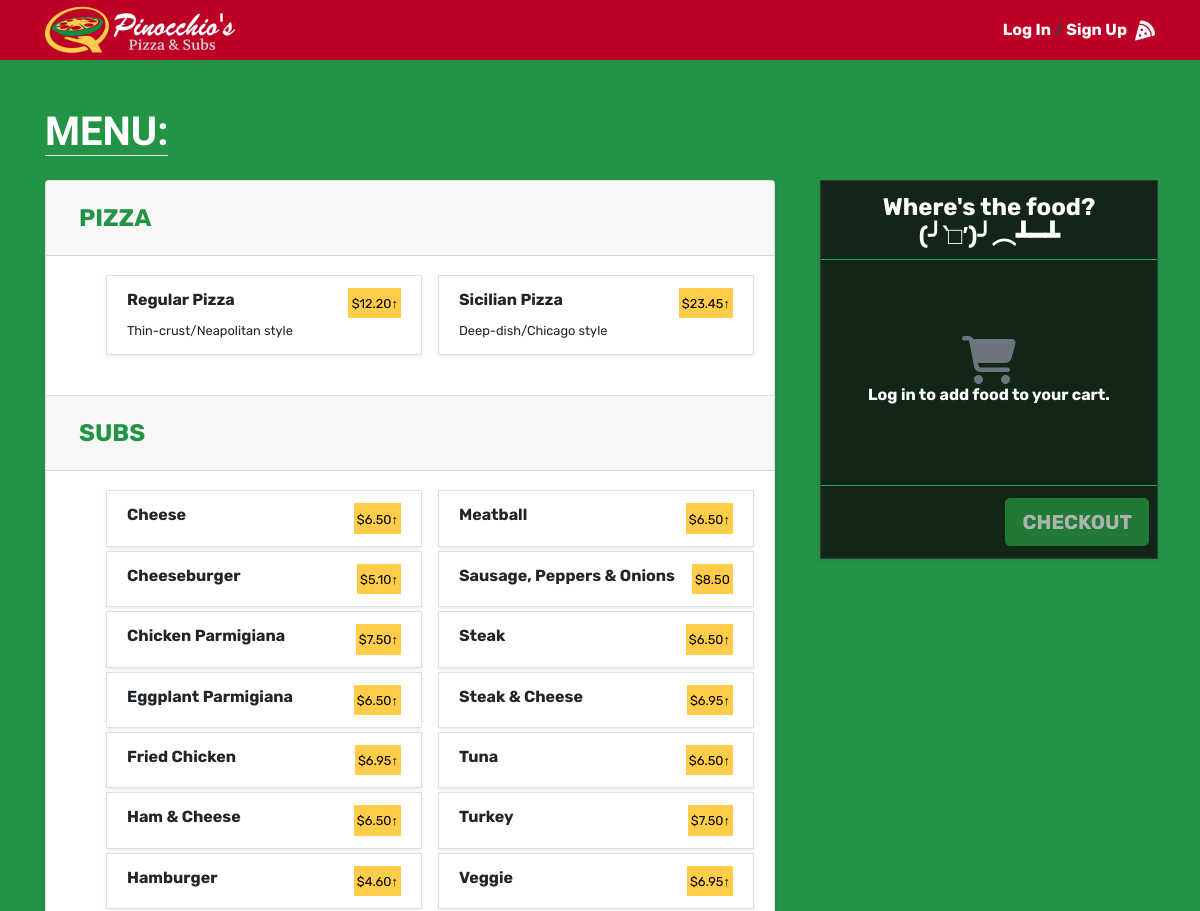
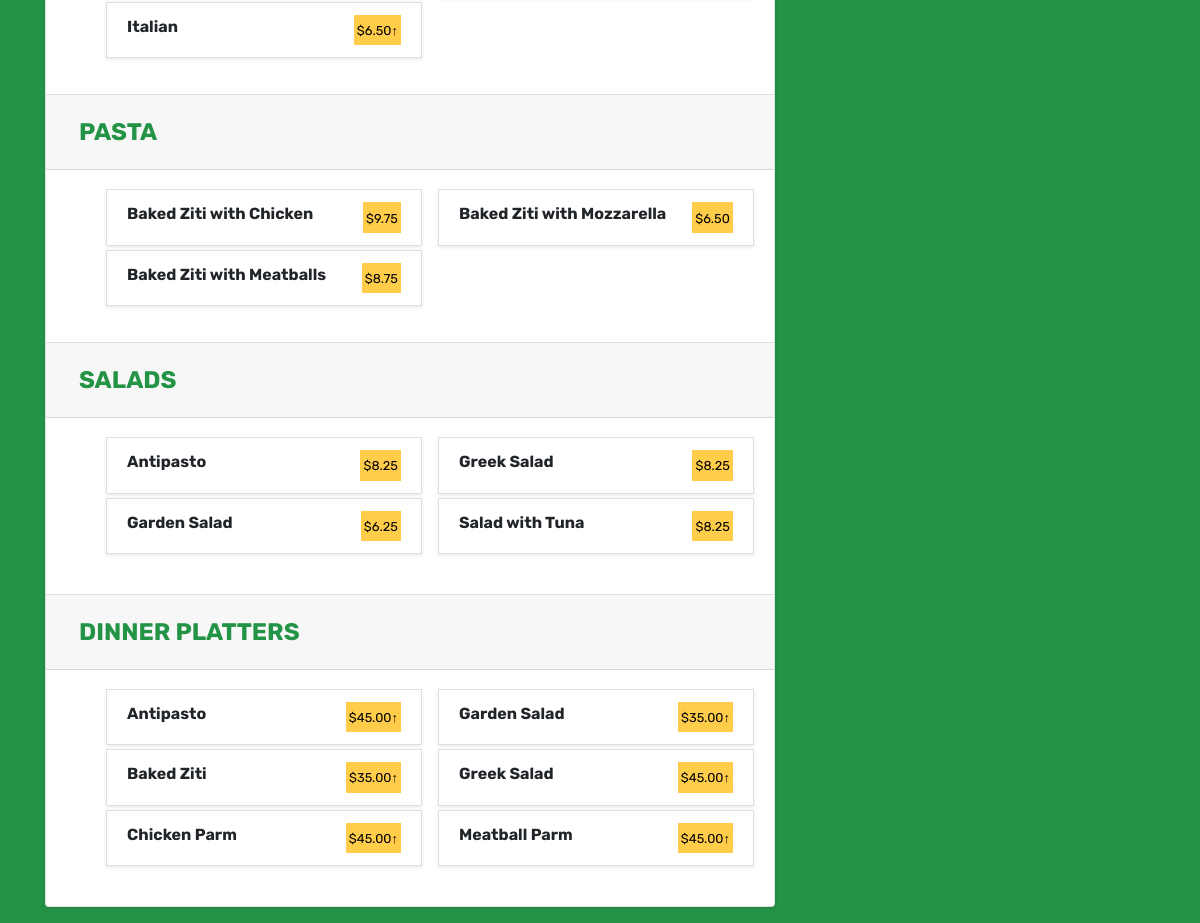
The page / on the database its author committed (2 pictures, top to bottom).
### orders/models.py (models this page shows, shortened)
class PizzaType(models.Model):
    alias = models.CharField(max_length=120, unique=True)
    name = models.CharField(max_length=120, unique=True)
    description = models.CharField(max_length=120)

class RegularPizza(models.Model):
    name = models.CharField(max_length=120, unique=True)
    small = models.DecimalField(max_digits=10, decimal_places=2)
    large = models.DecimalField(max_digits=10, decimal_places=2)
    toppingsCount = models.IntegerField(default=0)

class SicilianPizza(models.Model):
    name = models.CharField(max_length=120, unique=True)
    small = models.DecimalField(max_digits=10, decimal_places=2)
    large = models.DecimalField(max_digits=10, decimal_places=2)
    toppingsCount = models.IntegerField(default=0)

class Sub(models.Model):
    name = models.CharField(max_length=120, unique=True)
    small = models.DecimalField(max_digits=10, decimal_places=2, null=True, blank=True)
    large = models.DecimalField(max_digits=10, decimal_places=2, null=True, blank=True)
    add_Ons = models.ManyToManyField(SubExtra, blank=True, related_name="extras")

class Pasta(models.Model):
    name = models.CharField(max_length=120, unique=True)
    price = models.DecimalField(max_digits=10, decimal_places=2)

class Salad(models.Model):
    name = models.CharField(max_length=120, unique=True)
    price = models.DecimalField(max_digits=10, decimal_places=2)

class DinnerPlatter(models.Model):
    name = models.CharField(max_length=120, unique=True)
    small = models.DecimalField(max_digits=10, decimal_places=2)
    large = models.DecimalField(max_digits=10, decimal_places=2)

### orders/views.py (the view, shortened to what this page needs)
# urls.py: path("", views.home, name="home"),
def home(request):
    if request.is_ajax():
        if request.POST['data'] == 'hbtext':
            modal = open(os.path.join(settings.BASE_DIR, 'modalForm.txt'))
            cart = open(os.path.join(settings.BASE_DIR, 'cartItem.txt'))
            modal_form = modal.read()
            cart_text = cart.read()
            modal.close()
            cart.close()
            return JsonResponse({'modal_form' : modal_form, 'cart_text' : cart_text})
    else:
        pizzaType = list(PizzaType.objects.values().order_by('name'))
        regularPizza = list(RegularPizza.objects.values().order_by('small'))
        sicilianPizza = list(SicilianPizza.objects.values().order_by('small'))
        pizzaTopping = list(PizzaTopping.objects.values().order_by('name'))
        subs = Sub.objects.all().order_by('name')
        pasta = list(Pasta.objects.values().order_by('name'))
        salad= list(Salad.objects.values().order_by('name'))
        dinnerPlatter = list(DinnerPlatter.objects.values().order_by('name'))
        context = {
            "pizzaType" : pizzaType,
            "regularPizza" : regularPizza,
            "sicilianPizza" : sicilianPizza,
            "pizzaTopping" : pizzaTopping,
            "subs" : subs,
            "sub" : list(Sub.objects.values('id', 'name', 'small', 'large', 'add_Ons__id', 'add_Ons__name', 'add_Ons__price')),
            "pasta" : pasta,
            "salad" : salad,
            "dinnerPlatter" : dinnerPlatter,
        }
        return render(request, "orders/home.html", context)

### templates/orders/home.html (shortened to what this page needs)
    {% extends 'base.html' %}
    {% load static %}
    {% block stylesheet %}
    <link rel="stylesheet" href="{% static 'css/home.css' %}">
    {% endblock %}
    {% block body_content %}
    <div class="container mb-3">
      <h1 class="mt-5 mb-4 text-white font-weight-bold" id="menu"><a href="#menu" class="text-decoration-none text-reset text-uppercase border-bottom">Menu:</a></h1>
        <div class="row">
          <div class="col-lg-8 col-md-12 col-sm-12 col-xs-12" id="menu-div">
            <div class="accordion border-0 shadow-sm" id="accordionMenu">
                <div class="card">
                  <div class="card-header" id="pizza">
                    <h2 class="mb-0">
                      <button class="btn btn-link" type="button" data-toggle="collapse" data-target="#collapseOne" aria-expanded="true" aria-controls="collapseOne">
                        Pizza
                      </button>
                    </h2>
                  </div>
                  <div id="collapseOne" class="collapse show" aria-labelledby="pizza">
                    <div class="card-body">
                      <ul>
                        {% for pizza in pizzaType %}
                        <li class="list-group-item mb-1 rounded-0 shadow-sm menu-items" data-type="{{ pizza.alias }}" data-menuname="{{ pizza.name }}" data-toggle="modal" data-target="#menuModal">
                          <div class="d-flex justify-content-between">
                            <span class="font-weight-bold">{{ pizza.name }}</span>
                            {% if pizza.name == "Regular Pizza" %}
                              <mark><small>${{ regularPizza.0.small }}<span>&uarr;</small></mark>
                            {% else %}
                              <mark><small>${{ sicilianPizza.0.small }}&uarr;</small></mark>
                            {% endif %}
                          </div>
                          <small>{{ pizza.description }}</small>
                        </li>
                        {% endfor %}
                      </ul>
                    </div>
                  </div>
                </div>
                <div class="card">
                  <div class="card-header" id="sub">
                    <h2 class="mb-0">
                      <button class="btn btn-link" type="button" data-toggle="collapse" data-target="#collapseTwo" aria-expanded="true" aria-controls="collapseTwo">
                        Subs
                      </button>
                    </h2>
                  </div>
                  <div id="collapseTwo" class="collapse show" aria-labelledby="sub">
                    <div class="card-body">
                      <ul>
                        {% for sub in subs %}
                          <li class="list-group-item mb-1 rounded-0 shadow-sm menu-items" data-type="sub" data-menuname="{{ sub.name }}" data-toggle="modal" data-target="#menuModal">
                            <div class="d-flex justify-content-between">
                              <span class="font-weight-bold">{{ sub.name }}</span>
                              {% if sub.small %}
                                <mark><small>${{ sub.small }}&uarr;</small></mark>
                              {% else %}
                                <mark><small>${{ sub.large }}</small></mark>
                              {% endif %}
                            </div>
                          </li>
                        {% endfor %}
                      </ul>
                    </div>
                  </div>
                </div>
                <div class="card">
                  <div class="card-header" id="pasta">
                    <h2 class="mb-0">
                      <button class="btn btn-link" type="button" data-toggle="collapse" data-target="#collapseThree" aria-expanded="true" aria-controls="collapseThree">
                        Pasta
                      </button>
                    </h2>
                  </div>
                  <div id="collapseThree" class="collapse show" aria-labelledby="pasta">
                    <div class="card-body">
                      <ul>
                        {% for pasta in pasta %}
                          <li class="list-group-item mb-1 rounded-0 shadow-sm menu-items" data-type="pasta" data-menuname="{{ pasta.name }}" data-toggle="modal" data-target="#menuModal">
                            <div class="d-flex justify-content-between">
                              <span class="font-weight-bold">{{ pasta.name }}</span>
                              <mark><small>${{ pasta.price }}</small></mark>
                            </div>
                          </li>
                        {% endfor %}
                      </ul>
                    </div>
                  </div>
                </div>
                <div class="card">
                  <div class="card-header" id="salad">
                    <h2 class="mb-0">
                      <button class="btn btn-link" type="button" data-toggle="collapse" data-target="#collapseFour" aria-expanded="true" aria-controls="collapseFour">
                        Salads
                      </button>
                    </h2>
                  </div>
                  <div id="collapseFour" class="collapse show" aria-labelledby="salad">
                    <div class="card-body">
                      <ul>
                        {% for salad in salad %}
                          <li class="list-group-item mb-1 rounded-0 shadow-sm menu-items" data-type="salad" data-menuname="{{ salad.name }}" data-toggle="modal" data-target="#menuModal">
                            <div class="d-flex justify-content-between">
                              <span class="font-weight-bold">{{ salad.name }}</span>
                              <mark><small>${{ salad.price }}</small></mark>
                            </div>
                          </li>
                        {% endfor %}
                      </ul>
                    </div>
                  </div>
                </div>
                  <div class="card">
                    <div class="card-header" id="dinnerplatter">
                      <h2 class="mb-0">
                        <button class="btn btn-link" type="button" data-toggle="collapse" data-target="#collapseFive" aria-expanded="true" aria-controls="collapseFive">
                            Dinner Platters
                        </button>
                      </h2>
                    </div>
                    <div id="collapseFive" class="collapse show" aria-labelledby="dinner-platter">
                      <div class="card-body">
                        <ul>
                          {% for dinnerPlatter in dinnerPlatter %}
                            <li class="list-group-item mb-1 rounded-0 shadow-sm menu-items" data-type="dinnerPlatter" data-menuname="{{ dinnerPlatter.name }}" data-toggle="modal" data-target="#menuModal">
                              <div class="d-flex justify-content-between">
                                <span class="font-weight-bold">{{ dinnerPlatter.name }}</span>
                                <mark><small>${{ dinnerPlatter.small }}&uarr;</small></mark>
                              </div>
                            </li>
                          {% endfor %}
                        </ul>
                      </div>
                    </div>
                  </div>
            </div>
          </div>
          <div class="col-lg-4 d-xs-none d-sm-none d-md-block d-l-block d-lg-block side-cart-div">
            <div class="container position-fixed" id="side-cart">
              <div class="card border border-dark rounded-0 shadow-sm mb-3 rounded-0" id="cart-items-card">
                <div class="card-header border-success text-white text-center pb-0">
                  <h4 class="font-weight-bold" id="cart-header">
                    {% if cart_items %}
                      <i class="fas fa-2x fa-cart-arrow-down text-success"></i>
                      <br>
                      Smells delicious in here!
                    {% else %}
                      Where's the food? <br> (╯‵□′)╯︵┻━┻
                    {% endif %}
                  </h4>
                </div>
                <div class="card-body text-white pl-0 pr-0 pb-0 pt-1" id="cart-items-div">
                  <table class="table table-sm text-white table-borderless">
                    <tbody id="cartItems">
                      {% if cart_items %}
                        {% for item in cart_items %}
                        <tr data-orderid="{{item.id}}">
                          <th scope="row">{{ item.quantity }}</th>
                          <td>
                            {{ item.name}}
                            {% if item.size %}
                              <span class="badge badge-secondary rounded-0">{{ item.size }}</span>
                            {% endif %}
                            {% if item.addons %}
                              <br>
                              <small><strong>with</strong> {{ item.addons }}</small>
                            {% endif %}
                          </td>
                          <td>
                            <i class="far fa-trash-alt text-danger text-center" title="Delete order?" onclick="deleteOrder(this)"></i>
                          </td>
                          <td class="text-right">
                            <span class="font-weight-bolder text-success">$</span><span class="text-success"><span class="border-bottom border-white">{{item.sub_total}}</span></span>
                          </td>
                        </tr>
                        {% endfor%}
                      {% else %}
                        <div class="text-center pt-4" id="zero-cart">
                          <i class="fas fa-shopping-cart fa-3x mt-5 text-secondary"></i>
                          <br>
                          <h6 class="font-weight-bold text-white">
                            {% if user.is_authenticated %}
                              Start adding orders here!
                            {% else %}
                              Log in to add food to your cart.
                            {% endif %}
                          </h6>
                        </div>
                      {% endif %}
                    </tbody>
                  </table>
                </div>
                <div id="checkout-div" class="card-footer bg-transparent border-success text-right pr-2">
                  <button type="button" class="btn btn-lg btn-success font-weight-bold" id="checkout-btn" {%if cart_items%}{%else%}disabled{%endif%} onclick="cartPageRedirect()">
                    CHECKOUT
                  </button>
                </div>
              </div>
            </div>
          </div>
        </div>
    </div>
    {% endblock %}

### static/css/app.css (style rules this page uses)
body { font-family: 'Rubik', sans-serif; background-color: #239346; }

### static/css/home.css (style rules this page uses)
button[data-toggle="collapse"], button[data-toggle="collapse"]:hover { text-transform: uppercase; font-weight: bold; font-size: 1.5rem; color: #239346; }
h1, h3 { font-family: 'Leckerli One', sans-serif; }
ul { -webkit-column-count: 2; -moz-column-count: 2; column-count: 2; }
li { -webkit-column-break-inside: avoid; page-break-inside: avoid; break-inside: avoid; }
#zero-cart > i { position: relative; animation-name: move; animation-duration: 1s; }
mark { background-color: #FFCD4A; }
#cart-items-card { background: rgba(15, 15, 15, 0.822); }
#side-cart { max-width: 23rem; }
#cart-items-div { overflow:auto; max-width: 336px; max-height:327px; min-height: 225px; }
#cart-items-div { scrollbar-width: thin; }

### rows shown on the page
PizzaType: name "Regular Pizza", description "Thin-crust/Neapolitan style"
RegularPizza: small "12.20"
PizzaType: name "Sicilian Pizza", description "Deep-dish/Chicago style"
SicilianPizza: small "23.45"
Sub: name "Cheese", small "6.50"
Sub: name "Cheeseburger", small "5.10"
Sub: name "Chicken Parmigiana", small "7.50"
Sub: name "Eggplant Parmigiana", small "6.50"
Sub: name "Fried Chicken", small "6.95"
Sub: name "Ham & Cheese", small "6.50"
Sub: name "Hamburger", small "4.60"
Sub: name "Italian", small "6.50"
Sub: name "Meatball", small "6.50"
Sub: name "Sausage, Peppers & Onions", large "8.50"
Sub: name "Steak", small "6.50"
Sub: name "Steak & Cheese", small "6.95"
Sub: name "Tuna", small "6.50"
Sub: name "Turkey", small "7.50"
Sub: name "Veggie", small "6.95"
Pasta: name "Baked Ziti with Chicken", price "9.75"
Pasta: name "Baked Ziti with Meatballs", price "8.75"
Pasta: name "Baked Ziti with Mozzarella", price "6.50"
Salad: name "Antipasto", price "8.25"
Salad: name "Garden Salad", price "6.25"
Salad: name "Greek Salad", price "8.25"
Salad: name "Salad with Tuna", price "8.25"
DinnerPlatter: name "Antipasto", small "45.00"
DinnerPlatter: name "Baked Ziti", small "35.00"
DinnerPlatter: name "Chicken Parm", small "45.00"
DinnerPlatter: name "Garden Salad", small "35.00"
DinnerPlatter: name "Greek Salad", small "45.00"
DinnerPlatter: name "Meatball Parm", small "45.00"
